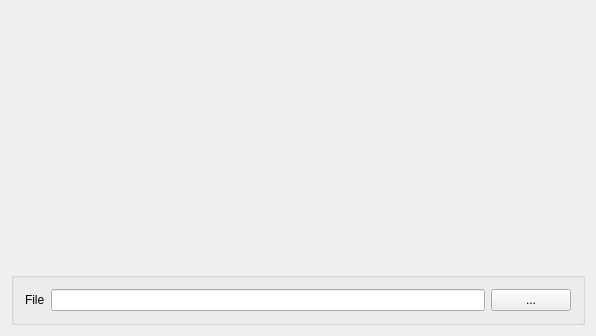
<?xml version="1.0" encoding="UTF-8"?>
<ui version="4.0">
 <class>SelectFileUi</class>
 <widget class="QWidget" name="SelectFileUi">
  <property name="geometry">
   <rect>
    <x>0</x>
    <y>0</y>
    <width>596</width>
    <height>336</height>
   </rect>
  </property>
  <property name="windowTitle">
   <string>Select File</string>
  </property>
  <layout class="QVBoxLayout">
   <item>
    <spacer name="spacer2_2">
     <property name="orientation">
      <enum>Qt::Vertical</enum>
     </property>
     <property name="sizeType">
      <enum>QSizePolicy::Expanding</enum>
     </property>
     <property name="sizeHint" stdset="0">
      <size>
       <width>31</width>
       <height>20</height>
      </size>
     </property>
    </spacer>
   </item>
   <item>
    <widget class="QLabel" name="descrLabel">
     <property name="sizePolicy">
      <sizepolicy hsizetype="Preferred" vsizetype="Preferred">
       <horstretch>0</horstretch>
       <verstretch>0</verstretch>
      </sizepolicy>
     </property>
     <property name="text">
      <string/>
     </property>
     <property name="wordWrap">
      <bool>false</bool>
     </property>
    </widget>
   </item>
   <item>
    <spacer name="spacer2">
     <property name="orientation">
      <enum>Qt::Vertical</enum>
     </property>
     <property name="sizeType">
      <enum>QSizePolicy::Expanding</enum>
     </property>
     <property name="sizeHint" stdset="0">
      <size>
       <width>31</width>
       <height>20</height>
      </size>
     </property>
    </spacer>
   </item>
   <item>
    <widget class="Q3GroupBox" name="groupBox2">
     <property name="title">
      <string/>
     </property>
     <layout class="QHBoxLayout">
      <item>
       <widget class="QLabel" name="textLabel2">
        <property name="text">
         <string>File</string>
        </property>
        <property name="wordWrap">
         <bool>false</bool>
        </property>
       </widget>
      </item>
      <item>
       <widget class="QLineEdit" name="fileNameEdit"/>
      </item>
      <item>
       <widget class="QPushButton" name="fileNameButton">
        <property name="text">
         <string>...</string>
        </property>
       </widget>
      </item>
     </layout>
    </widget>
   </item>
  </layout>
 </widget>
 <layoutdefault spacing="6" margin="11"/>
 <pixmapfunction>qPixmapFromMimeSource</pixmapfunction>
 <customwidgets>
  <customwidget>
   <class>Q3GroupBox</class>
   <extends>QGroupBox</extends>
   <header>Qt3Support/Q3GroupBox</header>
   <container>1</container>
  </customwidget>
 </customwidgets>
 <resources/>
 <connections/>
</ui>
